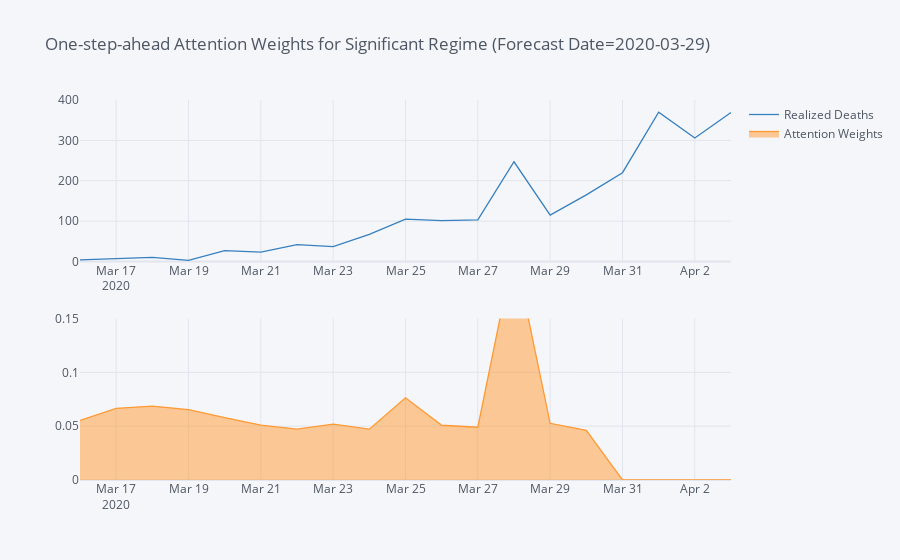

This figure's notebook cell:
### Code cell
# Plot representative weights for significant regime
fig2 = plot_attention_weights(weights_sig, 
                       title='One-step-ahead Attention Weights for Significant Regime (Forecast Date={})'.format(
                       significant_regime_date))

fig2.show()

### Figure 1 — Plotly figure (JSON) as saved in the notebook; plotly's stock layout.template omitted (floating-point values rounded to 4 significant figures)
{"data": [{"line": {"color": "rgba(55, 128, 191, 1.0)", "dash": "solid", "shape": "linear", "width": 1.3}, "mode": "lines", "name": "Realized Deaths", "text": "", "type": "scatter", "x": ["2020-03-16", "2020-03-17", "2020-03-18", "2020-03-19", "2020-03-20", "2020-03-21", "2020-03-22", "2020-03-23", "2020-03-24", "2020-03-25", "2020-03-26", "2020-03-27", "2020-03-28", "2020-03-29", "2020-03-30", "2020-03-31", "2020-04-01", "2020-04-02", "2020-04-03"], "xaxis": "x", "y": [4, 7, 10, 3, 27, 23, 42, 37, 67, 105, 101, 103, 247, 115, 165, 220, 370, 306, 369], "yaxis": "y"}, {"fill": "tozeroy", "line": {"color": "rgba(255, 153, 51, 1.0)", "dash": "solid", "shape": "linear", "width": 1.3}, "mode": "lines", "name": "Attention Weights", "text": "", "type": "scatter", "x": ["2020-03-16", "2020-03-17", "2020-03-18", "2020-03-19", "2020-03-20", "2020-03-21", "2020-03-22", "2020-03-23", "2020-03-24", "2020-03-25", "2020-03-26", "2020-03-27", "2020-03-28", "2020-03-29", "2020-03-30", "2020-03-31", "2020-04-01", "2020-04-02", "2020-04-03"], "xaxis": "x2", "y": [0.0553, 0.06656, 0.06862, 0.06529, 0.05801, 0.0509, 0.04721, 0.0518, 0.04723, 0.07635, 0.05086, 0.04904, 0.214, 0.05266, 0.04615, 0, 0, 0, 0], "yaxis": "y2"}], "layout": {"legend": {"bgcolor": "#F5F6F9", "font": {"color": "#4D5663"}}, "paper_bgcolor": "#F5F6F9", "plot_bgcolor": "#F5F6F9", "title": {"font": {"color": "#4D5663"}, "text": "One-step-ahead Attention Weights for Significant Regime (Forecast Date=2020-03-29)"}, "xaxis": {"anchor": "y", "domain": [0, 1], "gridcolor": "#E1E5ED", "showgrid": true, "tickfont": {"color": "#4D5663"}, "title": {"font": {"color": "#4D5663"}}, "zerolinecolor": "#E1E5ED"}, "xaxis2": {"anchor": "y2", "domain": [0, 1], "gridcolor": "#E1E5ED", "showgrid": true, "tickfont": {"color": "#4D5663"}, "title": {"font": {"color": "#4D5663"}}, "zerolinecolor": "#E1E5ED"}, "yaxis": {"anchor": "x", "domain": [0.575, 1], "gridcolor": "#E1E5ED", "range": [0, 400], "showgrid": true, "tickfont": {"color": "#4D5663"}, "title": {"font": {"color": "#4D5663"}}, "zerolinecolor": "#E1E5ED"}, "yaxis2": {"anchor": "x2", "domain": [0, 0.425], "gridcolor": "#E1E5ED", "range": [0, 0.15], "showgrid": true, "tickfont": {"color": "#4D5663"}, "title": {"font": {"color": "#4D5663"}}, "zerolinecolor": "#E1E5ED"}}}
